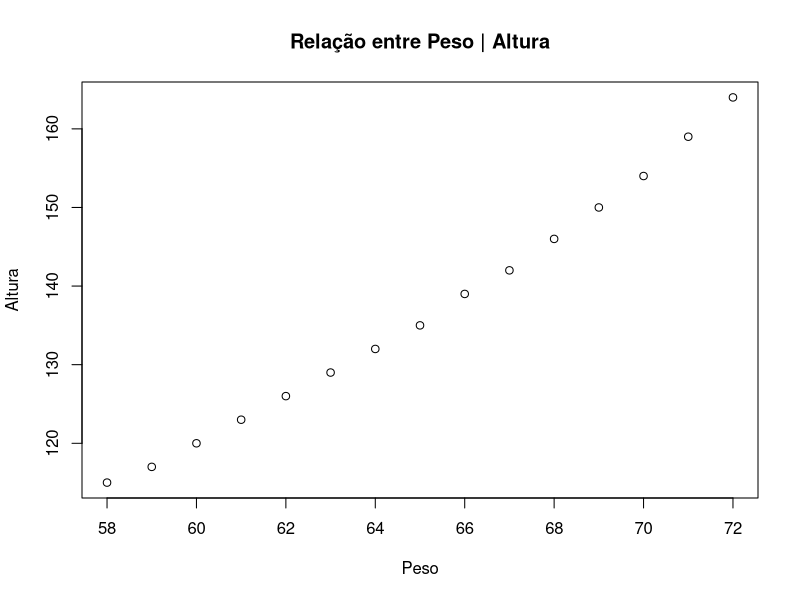
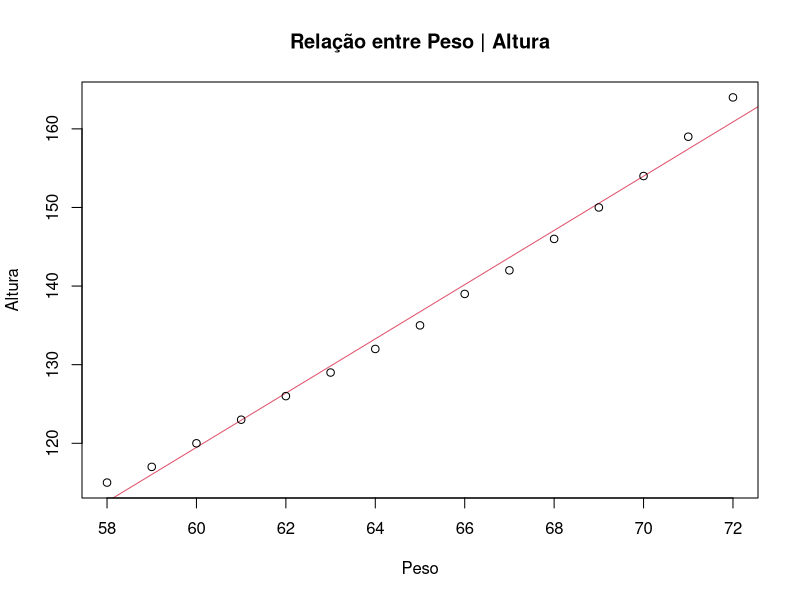
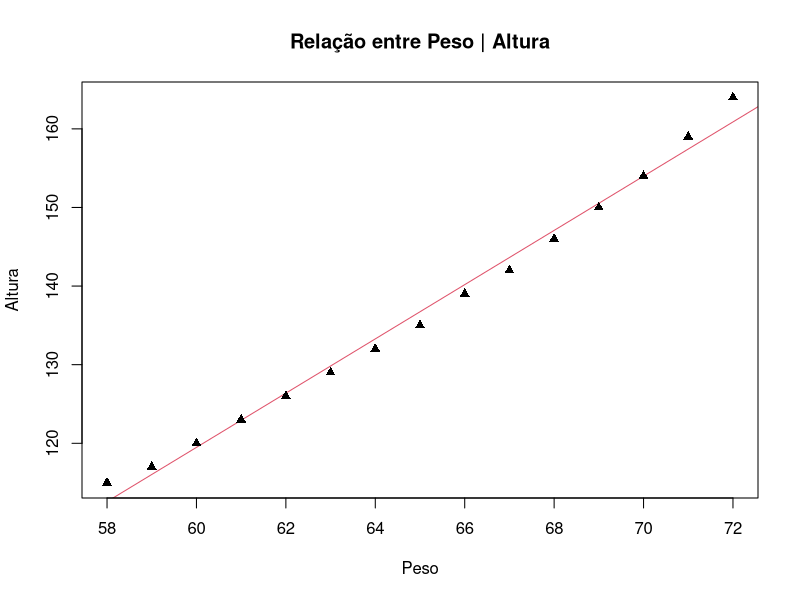
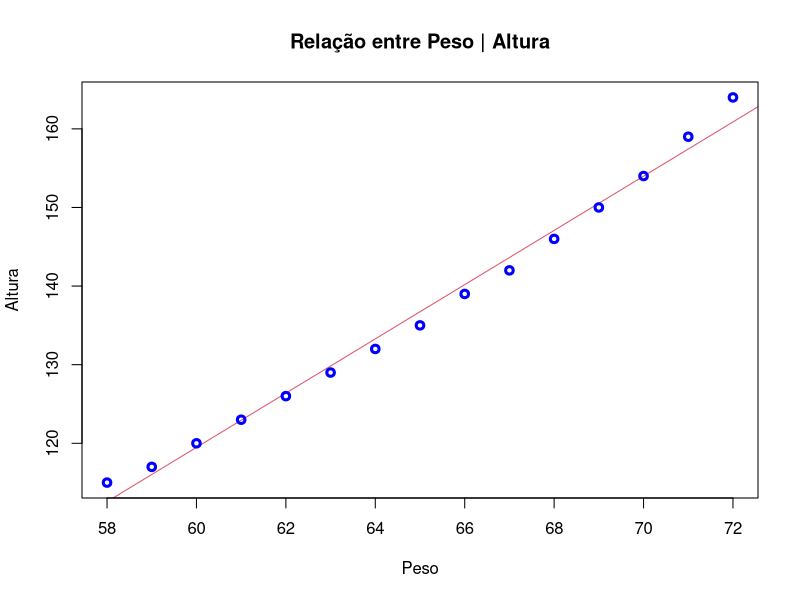
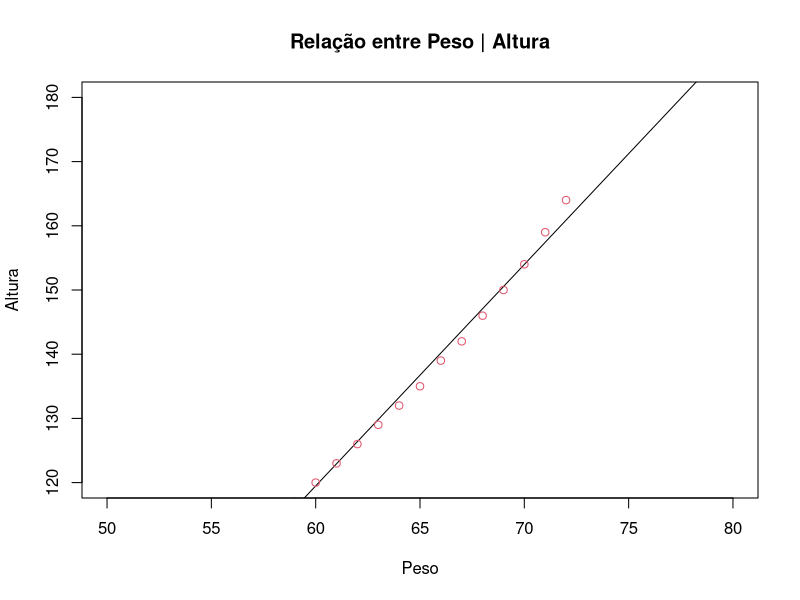
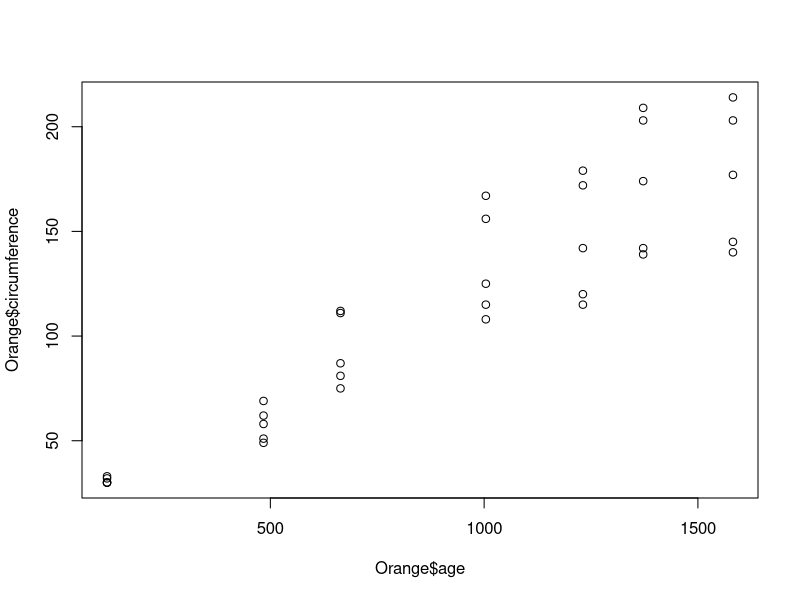
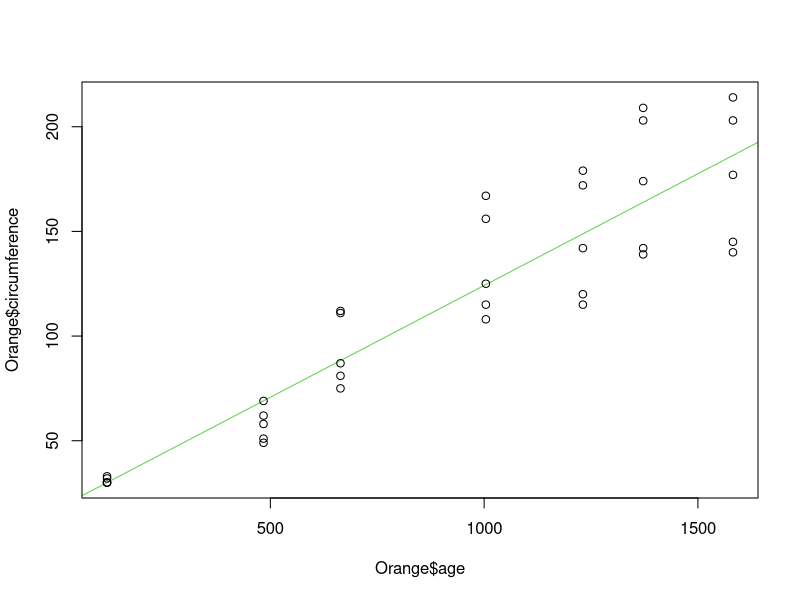
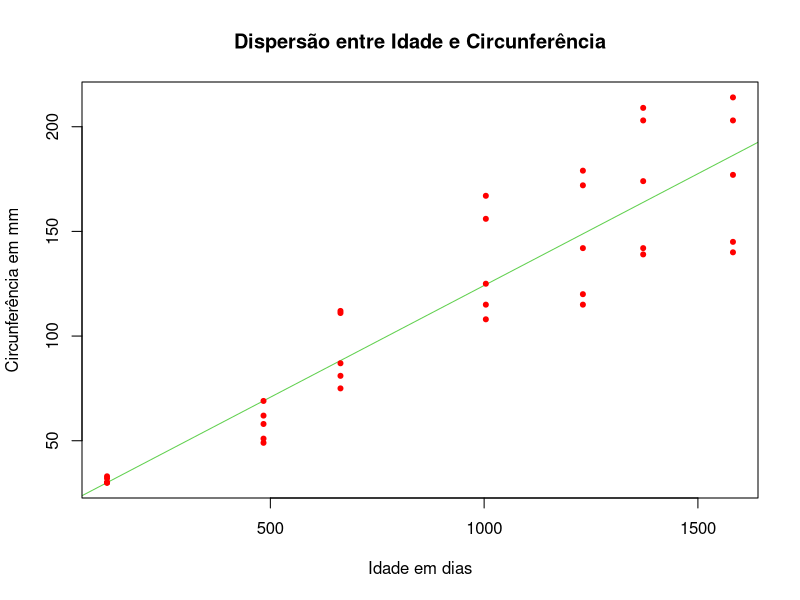

Here is the R script that generated these plots, in order:
# Aula - Gráfico de Dispersão
# Os diagramas de dispersão são representações de duas variáveis que são organizadas 
# em um gráfico, para observar o padrão de relacionamento entre as mesmas. É um método
# gráfico que permite verificar a existência ou não de relação entre duas variáveis de 
# natureza quantitativa.

data("women")
women
cor(women$height,women$weight)

plot(women$height,women$weight, main = "Relação entre Peso | Altura",xlab = "Peso",
     ylab = "Altura")

#Colocando a reta
plot(women$height,women$weight, main = "Relação entre Peso | Altura",xlab = "Peso",
     ylab = "Altura", abline(lm(women$weight~women$height), col=2))
#Mudando caracter
plot(women$height,women$weight, main = "Relação entre Peso | Altura",xlab = "Peso",
     ylab = "Altura", abline(lm(women$weight~women$height), col=2), pch=17)
#Largura da linha
plot(women$height,women$weight, main = "Relação entre Peso | Altura",xlab = "Peso",
     ylab = "Altura", abline(lm(women$weight~women$height), col=2), lwd=3, col="blue")
#Mudando valores dos eixos
plot(women$height,women$weight, main = "Relação entre Peso | Altura",
     xlab ="Peso",ylab="Altura", abline(lm(women$weight~women$height)), col=2,
     xlim=range(50:80), ylim=range(120:180))

Orange
par(mfrow=c(1, 1))
plot(Orange$age,Orange$circumference)
cor(Orange$age,Orange$circumference)
plot(Orange$age,Orange$circumference, abline(lm(Orange$circumference~Orange$age),col=3))
plot(Orange$age,Orange$circumference,col="red", abline(lm(Orange$circumference~Orange$age),col=3),
     xlab="Idade em dias", ylab="Circunferência em mm",
     main="Dispersão entre Idade e Circunferência",pch=20)

plot(jitter(Orange$age),Orange$circumference,col="red", abline(lm(Orange$circumference~Orange$age),col=3),
     xlab="Idade em dias", ylab="Circunferência em mm",
     main="Dispersão entre Idade e Circunferência",pch=20)

plot(jitter(Orange$age),Orange$circumference,col=Orange$Tree, abline(lm(Orange$circumference~Orange$age),col=3),
     xlab="Idade em dias", ylab="Circunferência em mm",
     main="Dispersão entre Idade e Circunferência",pch=20)

par(mfrow=c(2, 3))
plot(Orange$age[Orange$Tree==1], Orange$circumference[Orange$Tree==1],
     xlab= "Idade", ylab= "Circumferência", sub= "Árvore1")
plot(Orange$age[Orange$Tree==2], Orange$circumference[Orange$Tree==2],
     xlab= "Idade", ylab= "Circumferência", sub= "Árvore2")
plot(Orange$age[Orange$Tree==3], Orange$circumference[Orange$Tree==3], 
     xlab= "Idade", ylab= "Circumferência", sub= "árvore3")
plot(Orange$age[Orange$Tree==4], Orange$circumference[Orange$Tree==4],
     xlab= "Idade", ylab= "Circumferência", sub= "árvore4")
plot(Orange$age[Orange$Tree==5], Orange$circumference[Orange$Tree==5],
     xlab= "Idade", ylab= "Circumferência", sub= "árvore5")
plot(Orange$age, Orange$circumference, xlab="Idade", ylab="Circumferência", sub="Árvores")

# Gráfico de Linhas
AirPassengers
data("AirPassengers")
plot(AirPassengers, main="Transporte Aéreo",xlab="Tempo(Anos)",
     ylab="Quantidade(Milhões)", type = "l", col="red")

plot(AirPassengers, main="Transporte Aéreo",xlab="Tempo(Anos)",
     ylab="Quantidade(Milhões)", type = "b", col="red")

#type: "p" para pontos, "l" para linhas, "b" para pontos e linhas, 
#"c" para linhas descontínuas nos pontos, "o" para pontos sobre as linhas,
#"n" para nenhum gráfico, apenas a janela.

airmiles
class(airmiles)

plot(airmiles, main="Milhas Aérea",xlab="Tempo(Anos)",
     ylab="Quantidade(Milhas)", type = "l", col="blue")


meses = c(1:12)
meses
t1 = sample(-10:10,size = 12, replace = T)
t1
t2 = sample(-10:10,size = 12, replace = T)
t2
t3 = sample(-10:10,size = 12, replace = T)
t3

plot(meses,t1,type="l",main="Temperatura em ºC",col="blue",xlab="Meses",
     ylab="Variação em ºC",, ylim=c(-10,20))
lines(meses, t2, col="red", type="l")
lines(meses, t3, col="green", type="l")

legend(8.6,23, c("1º Temp","2º Temp","3º Temp"), col =c("blue","red","green"),
       pch=rep(20,10),cex = 0.8, y.intersp = 0.3, x.intersp = 0.05)

plot(meses,t1,type="b",main="Temperatura em ºC",col="blue",xlab="Meses",
     ylab="Variação em ºC",, ylim=c(-10,20))
lines(meses, t2, col="red", type="b")
lines(meses, t3, col="green", type="b")
legend(8.6,23, c("1º Temp","2º Temp","3º Temp"), col =c("blue","red","green"),
       pch=rep(20,10),cex = 0.8, y.intersp = 0.3, x.intersp = 0.05)
